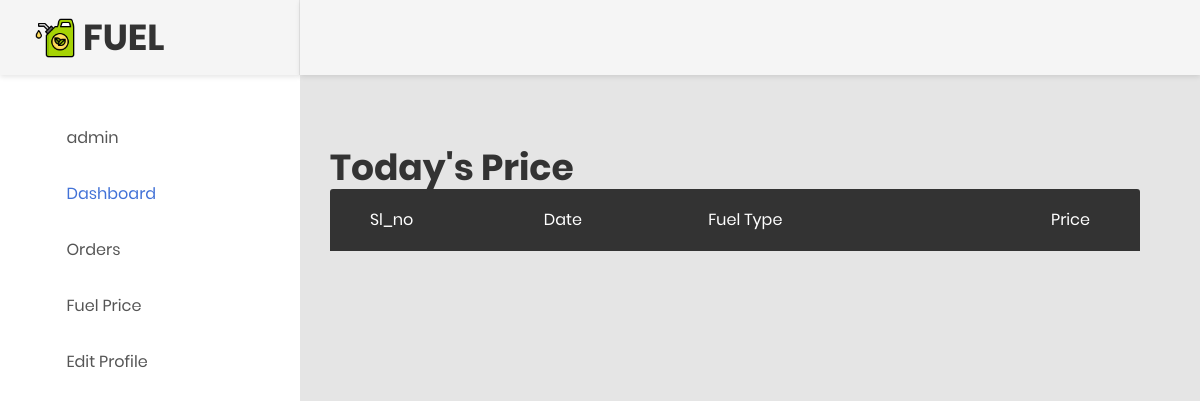
The app's page /fuelstation/index.php (signed in), older data.
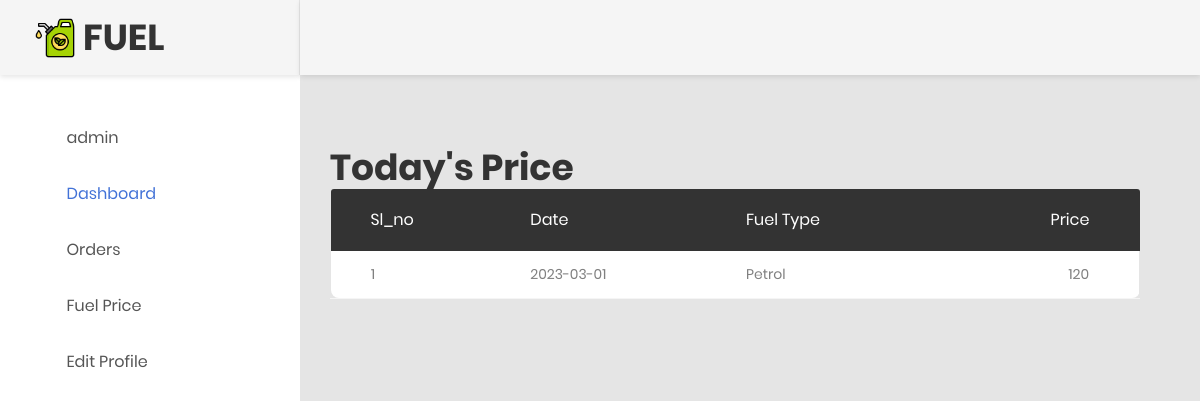
The same page, newer data.
### tables this page shows
CREATE TABLE `fuel` (
  `fid` int(11) NOT NULL,
  `date` date NOT NULL,
  `fuel_type` varchar(12) NOT NULL,
  `price` varchar(11) NOT NULL,
  `stock` int(11) NOT NULL
);

### fuelstation/index.php (the view, shortened to what this page needs)
<?php
include  '../config.php';
$name = $_SESSION['username'];
$dt= date('Y-m-d');
?>
<!DOCTYPE html>
<html lang="en">
<head>
  <link href="css/font-face.css" rel="stylesheet" media="all">
  <link href="vendor/font-awesome-4.7/css/font-awesome.min.css" rel="stylesheet" media="all">
  <link href="vendor/font-awesome-5/css/fontawesome-all.min.css" rel="stylesheet" media="all">
  <link href="vendor/mdi-font/css/material-design-iconic-font.min.css" rel="stylesheet" media="all">
  <link href="vendor/bootstrap-4.1/bootstrap.min.css" rel="stylesheet" media="all">
  <link rel="stylesheet" href="https://cdn.jsdelivr.net/npm/bootstrap-icons@1.9.1/font/bootstrap-icons.css">
  <link href="vendor/animsition/animsition.min.css" rel="stylesheet" media="all">
  <link href="vendor/bootstrap-progressbar/bootstrap-progressbar-3.3.4.min.css" rel="stylesheet" media="all">
  <link href="vendor/wow/animate.css" rel="stylesheet" media="all">
  <link href="vendor/css-hamburgers/hamburgers.min.css" rel="stylesheet" media="all">
  <link href="vendor/slick/slick.css" rel="stylesheet" media="all">
  <link href="vendor/select2/select2.min.css" rel="stylesheet" media="all">
  <link href="vendor/perfect-scrollbar/perfect-scrollbar.css" rel="stylesheet" media="all">
  <link href="css/theme.css" rel="stylesheet" media="all">
</head>
<body class="animsition">
  <div class="page-wrapper">
    <aside class="menu-sidebar d-none d-lg-block">
      <div class="logo">
        <img src="images/icon/logo.png" alt="" width="40px" height="40px">&ensp;
        <h1>
          FUEL
        </h1>
      </div>
      <div class="menu-sidebar__content js-scrollbar1">
        <nav class="navbar-sidebar">
          <ul class="list-unstyled navbar__list">
          <li class="has-sub">
              <a class="js-arrow" href="#">
                <i class="fas fa-users"></i><?php echo $name; ?></a>
            </li>
            <li class="active has-sub">
              <a class="js-arrow" href="index.php">
              <i class="fas fa-tachometer-alt"></i>Dashboard</a>
            </li>
            <li class="has-sub">
              <a class="js-arrow" href="orders.php">
                <i class="fas fa-users"></i>Orders</a>
            </li>
            <li class="has-sub">
              <a class="js-arrow" href="fuelview.php">
                <i class="fas fa-users"></i>Fuel Price</a>
            </li>
            <li class="has-sub">
              <a class="js-arrow" href="editprofile.php">
                <i class="fas fa-users"></i>Edit Profile</a>
            </li>
          </ul>
        </nav>
      </div>
    </aside>
    <div class="page-container">
      <header class="header-desktop">
      <div class="section__content section__content--p30">
          <div class="container-fluid">
            <div class="header-wrap">
              <div class="header-button">
                <div class="account-wrap">
                </div>
              </div>
            </div>
          </div>
        </div>
      </header>
      <div class="main-content">
        <div class="section__content section__content--p30">
          <div class="container-fluid">
            <div class="row">
            <div class="row m-t-30" style="width: 100%;">
              <div class="col-md-12">
                <h1>Today's Price</h1>
                <table class="table table-borderless table-data3">
                  <thead>
                      <tr>
                          <th>Sl_no</th>
                          <th>Date</th>
                          <th>Fuel Type</th>
                          <th>Price</th>
                      </tr>
                  </thead>
                  <?php
                      $fuel1 = "SELECT * FROM `fuel` WHERE date='$dt'";
                      $result1 = mysqli_query($conn,$fuel1);
                      $i = 1;
                      while($row1=mysqli_fetch_array($result1)){
                  ?>
                  <tbody>
                      <tr>
                          <td><?php echo $i; ?></td>
                          <td><?php echo $row1['date']; ?></td>
                          <td><?php echo $row1['fuel_type']; ?></td>
                          <td><?php echo $row1['price']; ?></td>
                      </tr>
                  </tbody>
                  <?php
                  $i++;}?>
                </table>
              </div>
            </div>
            </div>
            <div class="row m-t-30" style="width: 100%;">
              <div class="col-md-12">
</body>
</html>

Row changes from the older to the newer data that the page shows:
added fuel: date "2023-03-01", fuel_type "Petrol", price "120"
